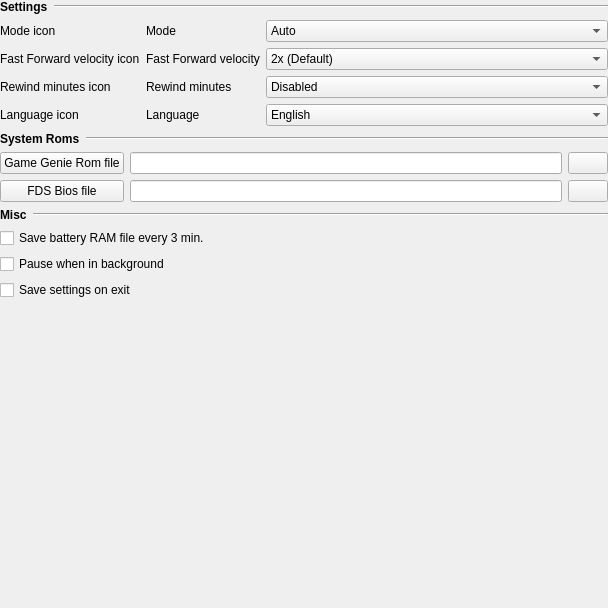
<?xml version="1.0" encoding="UTF-8"?>
<ui version="4.0">
 <class>wdgSettingsGeneral</class>
 <widget class="QWidget" name="wdgSettingsGeneral">
  <property name="geometry">
   <rect>
    <x>0</x>
    <y>0</y>
    <width>608</width>
    <height>608</height>
   </rect>
  </property>
  <property name="windowTitle">
   <string>General Settings</string>
  </property>
  <layout class="QVBoxLayout" name="verticalLayout_wdgSettingsGeneral">
   <property name="leftMargin">
    <number>0</number>
   </property>
   <property name="topMargin">
    <number>0</number>
   </property>
   <property name="rightMargin">
    <number>0</number>
   </property>
   <property name="bottomMargin">
    <number>0</number>
   </property>
   <item>
    <layout class="QGridLayout" name="gridLayout_General">
     <item row="5" column="0" colspan="3">
      <layout class="QHBoxLayout" name="horizontalLayout_System_Roms">
       <item>
        <widget class="QLabel" name="label_System_Roms">
         <property name="font">
          <font>
           <weight>75</weight>
           <bold>true</bold>
          </font>
         </property>
         <property name="text">
          <string>System Roms</string>
         </property>
        </widget>
       </item>
       <item>
        <widget class="Line" name="line_System_Roms">
         <property name="sizePolicy">
          <sizepolicy hsizetype="Expanding" vsizetype="Fixed">
           <horstretch>0</horstretch>
           <verstretch>0</verstretch>
          </sizepolicy>
         </property>
         <property name="orientation">
          <enum>Qt::Horizontal</enum>
         </property>
        </widget>
       </item>
      </layout>
     </item>
     <item row="4" column="2">
      <widget class="QComboBox" name="comboBox_Language">
       <property name="sizePolicy">
        <sizepolicy hsizetype="Expanding" vsizetype="Fixed">
         <horstretch>0</horstretch>
         <verstretch>0</verstretch>
        </sizepolicy>
       </property>
       <item>
        <property name="text">
         <string>English</string>
        </property>
        <property name="icon">
         <iconset resource="resources.qrc">
          <normaloff>:/icon/icons/flag_english.svg</normaloff>:/icon/icons/flag_english.svg</iconset>
        </property>
       </item>
       <item>
        <property name="text">
         <string>Hungarian</string>
        </property>
        <property name="icon">
         <iconset resource="resources.qrc">
          <normaloff>:/icon/icons/flag_hungary.svg</normaloff>:/icon/icons/flag_hungary.svg</iconset>
        </property>
       </item>
       <item>
        <property name="text">
         <string>Italian</string>
        </property>
        <property name="icon">
         <iconset resource="resources.qrc">
          <normaloff>:/icon/icons/flag_italy.svg</normaloff>:/icon/icons/flag_italy.svg</iconset>
        </property>
       </item>
       <item>
        <property name="text">
         <string>Russian</string>
        </property>
        <property name="icon">
         <iconset resource="resources.qrc">
          <normaloff>:/icon/icons/flag_russia.svg</normaloff>:/icon/icons/flag_russia.svg</iconset>
        </property>
       </item>
       <item>
        <property name="text">
         <string>Spanish</string>
        </property>
        <property name="icon">
         <iconset resource="resources.qrc">
          <normaloff>:/icon/icons/flag_spain.svg</normaloff>:/icon/icons/flag_spain.svg</iconset>
        </property>
       </item>
      </widget>
     </item>
     <item row="6" column="0" colspan="3">
      <layout class="QGridLayout" name="gridLayout">
       <item row="0" column="1">
        <layout class="QHBoxLayout" name="horizontalLayout_Game_Genie_rom_file">
         <item>
          <widget class="QLineEdit" name="lineEdit_Game_Genie_rom_file">
           <property name="focusPolicy">
            <enum>Qt::NoFocus</enum>
           </property>
           <property name="readOnly">
            <bool>true</bool>
           </property>
          </widget>
         </item>
         <item>
          <widget class="QPushButton" name="pushButton_Game_Genie_rom_file_clear">
           <property name="icon">
            <iconset resource="resources.qrc">
             <normaloff>:/icon/icons/trash.svg</normaloff>:/icon/icons/trash.svg</iconset>
           </property>
          </widget>
         </item>
        </layout>
       </item>
       <item row="0" column="0">
        <widget class="QPushButton" name="pushButton_Game_Genie_rom_file">
         <property name="text">
          <string>Game Genie Rom file</string>
         </property>
         <property name="icon">
          <iconset resource="resources.qrc">
           <normaloff>:/icon/icons/load.svg</normaloff>:/icon/icons/load.svg</iconset>
         </property>
        </widget>
       </item>
       <item row="1" column="0">
        <widget class="QPushButton" name="pushButton_FDS_Bios">
         <property name="text">
          <string>FDS Bios file</string>
         </property>
         <property name="icon">
          <iconset resource="resources.qrc">
           <normaloff>:/icon/icons/load.svg</normaloff>:/icon/icons/load.svg</iconset>
         </property>
        </widget>
       </item>
       <item row="1" column="1">
        <layout class="QHBoxLayout" name="horizontalLayout_FDS_Bios">
         <item>
          <widget class="QLineEdit" name="lineEdit_FDS_Bios">
           <property name="focusPolicy">
            <enum>Qt::NoFocus</enum>
           </property>
           <property name="readOnly">
            <bool>true</bool>
           </property>
          </widget>
         </item>
         <item>
          <widget class="QPushButton" name="pushButton_FDS_Bios_clear">
           <property name="icon">
            <iconset resource="resources.qrc">
             <normaloff>:/icon/icons/trash.svg</normaloff>:/icon/icons/trash.svg</iconset>
           </property>
          </widget>
         </item>
        </layout>
       </item>
      </layout>
     </item>
     <item row="1" column="1">
      <widget class="QLabel" name="label_Mode">
       <property name="text">
        <string>Mode</string>
       </property>
      </widget>
     </item>
     <item row="2" column="2">
      <widget class="QComboBox" name="comboBox_Fast_Forward_velocity">
       <property name="sizePolicy">
        <sizepolicy hsizetype="Expanding" vsizetype="Fixed">
         <horstretch>0</horstretch>
         <verstretch>0</verstretch>
        </sizepolicy>
       </property>
       <item>
        <property name="text">
         <string>2x (Default)</string>
        </property>
       </item>
       <item>
        <property name="text">
         <string>3x</string>
        </property>
       </item>
       <item>
        <property name="text">
         <string>4x</string>
        </property>
       </item>
       <item>
        <property name="text">
         <string>5x</string>
        </property>
       </item>
      </widget>
     </item>
     <item row="7" column="0" colspan="3">
      <layout class="QHBoxLayout" name="horizontalLayout_General_misc">
       <item>
        <widget class="QLabel" name="label_General_misc">
         <property name="font">
          <font>
           <weight>75</weight>
           <bold>true</bold>
          </font>
         </property>
         <property name="text">
          <string>Misc</string>
         </property>
        </widget>
       </item>
       <item>
        <widget class="Line" name="line_General_misc">
         <property name="sizePolicy">
          <sizepolicy hsizetype="Expanding" vsizetype="Fixed">
           <horstretch>0</horstretch>
           <verstretch>0</verstretch>
          </sizepolicy>
         </property>
         <property name="orientation">
          <enum>Qt::Horizontal</enum>
         </property>
        </widget>
       </item>
      </layout>
     </item>
     <item row="9" column="0" colspan="3">
      <widget class="QCheckBox" name="checkBox_Pause_when_in_background">
       <property name="text">
        <string>Pause when in background</string>
       </property>
      </widget>
     </item>
     <item row="1" column="0">
      <widget class="QLabel" name="icon_Mode">
       <property name="text">
        <string notr="true">Mode icon</string>
       </property>
      </widget>
     </item>
     <item row="4" column="0">
      <widget class="QLabel" name="icon_Language">
       <property name="text">
        <string notr="true">Language icon</string>
       </property>
      </widget>
     </item>
     <item row="0" column="0" colspan="3">
      <layout class="QHBoxLayout" name="horizontalLayout_General_settings">
       <item>
        <widget class="QLabel" name="label_General_settings">
         <property name="font">
          <font>
           <weight>75</weight>
           <bold>true</bold>
          </font>
         </property>
         <property name="text">
          <string>Settings</string>
         </property>
        </widget>
       </item>
       <item>
        <widget class="Line" name="line_General_settings">
         <property name="sizePolicy">
          <sizepolicy hsizetype="Expanding" vsizetype="Fixed">
           <horstretch>0</horstretch>
           <verstretch>0</verstretch>
          </sizepolicy>
         </property>
         <property name="orientation">
          <enum>Qt::Horizontal</enum>
         </property>
        </widget>
       </item>
      </layout>
     </item>
     <item row="1" column="2">
      <widget class="QComboBox" name="comboBox_Mode">
       <property name="sizePolicy">
        <sizepolicy hsizetype="Expanding" vsizetype="Fixed">
         <horstretch>0</horstretch>
         <verstretch>0</verstretch>
        </sizepolicy>
       </property>
       <item>
        <property name="text">
         <string>Auto</string>
        </property>
       </item>
       <item>
        <property name="text">
         <string>NTSC</string>
        </property>
       </item>
       <item>
        <property name="text">
         <string>PAL</string>
        </property>
       </item>
       <item>
        <property name="text">
         <string>Dendy</string>
        </property>
       </item>
      </widget>
     </item>
     <item row="10" column="0" colspan="3">
      <widget class="QCheckBox" name="checkBox_Save_settings_on_exit">
       <property name="text">
        <string>Save settings on exit</string>
       </property>
      </widget>
     </item>
     <item row="4" column="1">
      <widget class="QLabel" name="label_Language">
       <property name="text">
        <string>Language</string>
       </property>
      </widget>
     </item>
     <item row="11" column="0" colspan="3">
      <spacer name="verticalSpacer_page_General">
       <property name="orientation">
        <enum>Qt::Vertical</enum>
       </property>
       <property name="sizeHint" stdset="0">
        <size>
         <width>20</width>
         <height>42</height>
        </size>
       </property>
      </spacer>
     </item>
     <item row="2" column="1">
      <widget class="QLabel" name="label_Fast_Forward_velocity">
       <property name="text">
        <string>Fast Forward velocity</string>
       </property>
      </widget>
     </item>
     <item row="8" column="0" colspan="3">
      <widget class="QCheckBox" name="checkBox_Save_battery_every_tot">
       <property name="text">
        <string>Save battery RAM file every 3 min.</string>
       </property>
      </widget>
     </item>
     <item row="2" column="0">
      <widget class="QLabel" name="icon_Fast_Forward_velocity">
       <property name="text">
        <string notr="true">Fast Forward velocity icon</string>
       </property>
      </widget>
     </item>
     <item row="3" column="0">
      <widget class="QLabel" name="icon_Rewind_minutes">
       <property name="text">
        <string notr="true">Rewind minutes icon</string>
       </property>
      </widget>
     </item>
     <item row="3" column="1">
      <widget class="QLabel" name="label_Rewind_minutes">
       <property name="text">
        <string>Rewind minutes</string>
       </property>
      </widget>
     </item>
     <item row="3" column="2">
      <widget class="QComboBox" name="comboBox_Rewind_minutes">
       <property name="sizePolicy">
        <sizepolicy hsizetype="Expanding" vsizetype="Fixed">
         <horstretch>0</horstretch>
         <verstretch>0</verstretch>
        </sizepolicy>
       </property>
       <item>
        <property name="text">
         <string>Disabled</string>
        </property>
       </item>
       <item>
        <property name="text">
         <string>2 minutes</string>
        </property>
       </item>
       <item>
        <property name="text">
         <string>5 minutes</string>
        </property>
       </item>
       <item>
        <property name="text">
         <string>15 minutes (Default)</string>
        </property>
       </item>
       <item>
        <property name="text">
         <string>30 minutes</string>
        </property>
       </item>
       <item>
        <property name="text">
         <string>60 minutus</string>
        </property>
       </item>
       <item>
        <property name="text">
         <string>Unlimited</string>
        </property>
       </item>
      </widget>
     </item>
    </layout>
   </item>
  </layout>
 </widget>
 <resources>
  <include location="resources.qrc"/>
 </resources>
 <connections/>
</ui>
